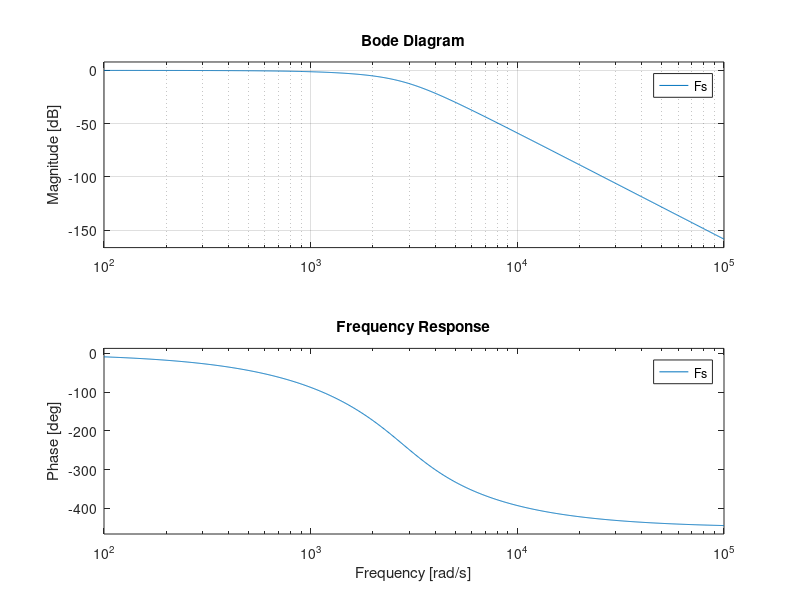
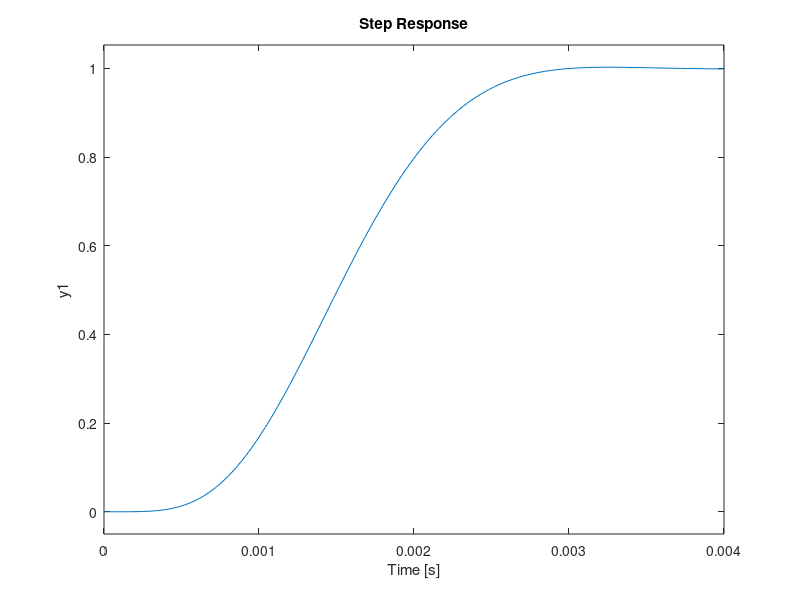

These charts were generated, in order, by the following MATLAB code: (Note: this script raises an error after producing the figures.)
% Values of the components
R1=10000;
R2=470;

R11=3900;
C11=100e-9;

R12=2200;
R22=4700;
C12=100e-9;
C22=150e-9;

R13=1200;
R23=2700;
C13=100e-9;
C23=370e-9;

k1=R1;
k2=1/(R12*R22*C12*C22);
k3=1/(R13*R23*C13*C23);
k11=C11*(R1*R2 + R11*R2 + R11*R1);
k22=(1/(R12*C22)) + (1/(R22*C22));
k32=(1/(R13*C23)) + (1/(R23*C23));

% Transfer Function
s=tf("s");
Fs = (k3/(s^2+s*k32+k3)) * (k2/(s^2+s*k22+k2)) * (k1/(s*k11+k1))
b=k3*k2*k1;
a=(s^2+s*k32+k3)*(s^2+s*k22+k2)*(s*k11+k1);

% Bode Diagram
figure(1)
bode(Fs)
title('Frequency Response');
grid;

% Step Response
figure(2)
step(Fs)
title('Step Response');
grid;
stepinfo(Fs)

% Poles&Zeros Map & Root Locus
figure(3)
pzmap(Fs)
grid;
figure(4)
rlocus(Fs)
grid;
